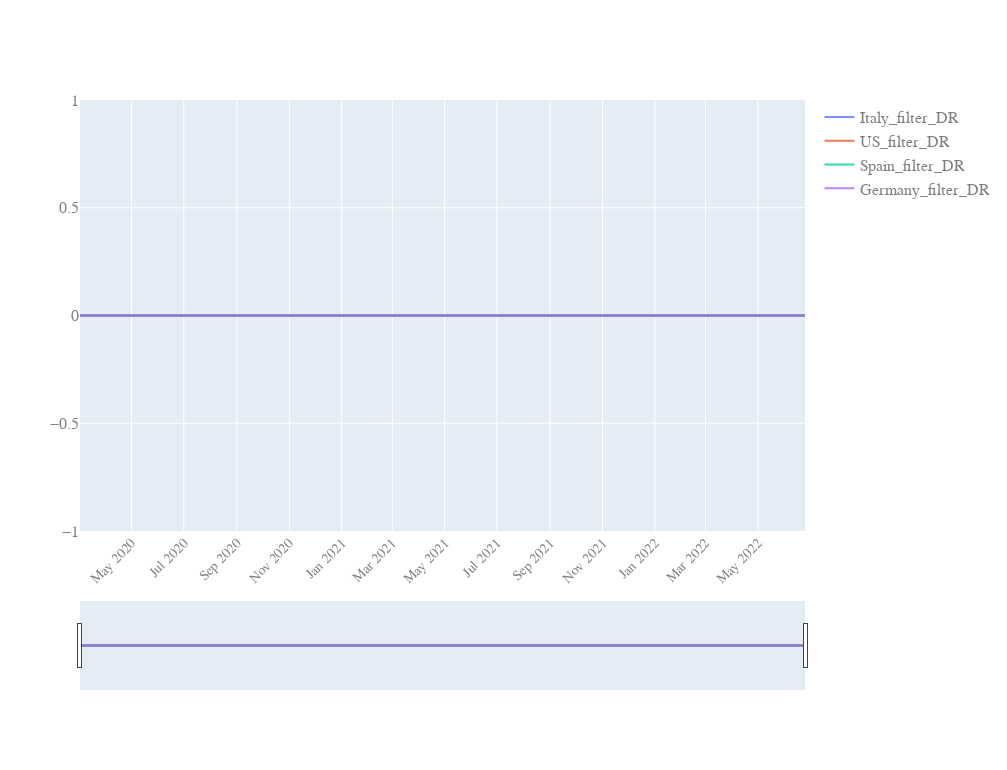

Source (notebook cell):
### Code cell
start_pos = 40
quick_plot(df_analyse.date[start_pos:],
          df_analyse.iloc[start_pos:, [16,17,18,19]],
          y_scale = 'linear',
          slider = True)

### Figure 1 — Plotly figure (JSON) as saved in the notebook; plotly's stock layout.template omitted (floating-point values rounded to 4 significant figures; data arrays with more than 128 entries replaced by an {"elided": "..."} marker saying what was removed)
{"data": [{"name": "Italy_filter_DR", "opacity": 0.8, "type": "scatter", "x": {"elided": "846 str values"}, "y": {"elided": "846 int values"}}, {"name": "US_filter_DR", "opacity": 0.8, "type": "scatter", "x": {"elided": "846 str values"}, "y": {"elided": "846 int values"}}, {"name": "Spain_filter_DR", "opacity": 0.8, "type": "scatter", "x": {"elided": "846 str values"}, "y": {"elided": "846 int values"}}, {"name": "Germany_filter_DR", "opacity": 0.8, "type": "scatter", "x": {"elided": "846 str values"}, "y": {"elided": "846 int values"}}], "layout": {"autosize": true, "font": {"color": "#7f7f7f", "family": "PT Sans, monospace", "size": 16}, "height": 770, "width": 1007, "xaxis": {"nticks": 20, "rangeslider": {"visible": true}, "tickangle": -45, "tickfont": {"color": "#7f7f7f", "size": 14}}, "yaxis": {"type": "linear"}}}
